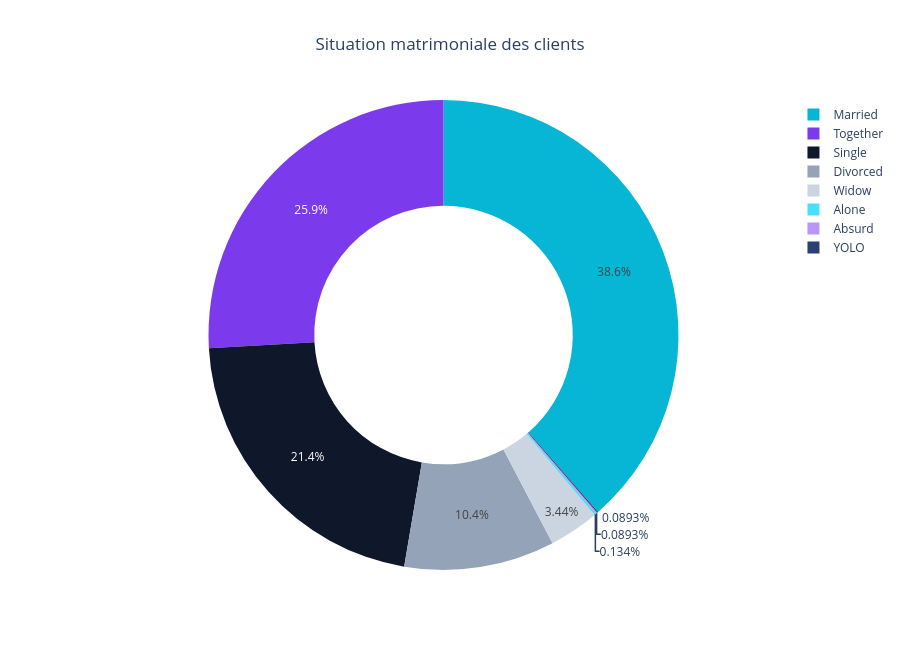

This figure's notebook cell:
### Code cell
# ============================================
# SITUATION MATRIMONIALE
# ============================================

marital_counts = (
    df["Marital_Status"]
    .value_counts()
    .reset_index()
)

marital_counts.columns = ["Situation", "Nombre"]

fig = px.pie(
    marital_counts,
    names="Situation",
    values="Nombre",
    hole=0.55,
    color_discrete_sequence=[
        "#06B6D4",
        "#7C3AED",
        "#0F172A",
        "#94A3B8",
        "#CBD5E1"
    ],
    title="Situation matrimoniale des clients"
)

fig.update_layout(
    template="plotly_white",
    height=650,
    title_x=0.5
)

fig.show()

### Figure 1 — Plotly figure (JSON) as saved in the notebook; plotly's stock layout.template omitted (floating-point values rounded to 4 significant figures)
{"data": [{"domain": {"x": [0, 1], "y": [0, 1]}, "hole": 0.55, "hovertemplate": "Situation=%{label}<br>Nombre=%{value}<extra></extra>", "labels": ["Married", "Together", "Single", "Divorced", "Widow", "Alone", "Absurd", "YOLO"], "legendgroup": "", "name": "", "showlegend": true, "type": "pie", "values": [864, 580, 480, 232, 77, 3, 2, 2]}], "layout": {"height": 650, "legend": {"tracegroupgap": 0}, "piecolorway": ["#06B6D4", "#7C3AED", "#0F172A", "#94A3B8", "#CBD5E1"], "title": {"text": "Situation matrimoniale des clients", "x": 0.5}}}
